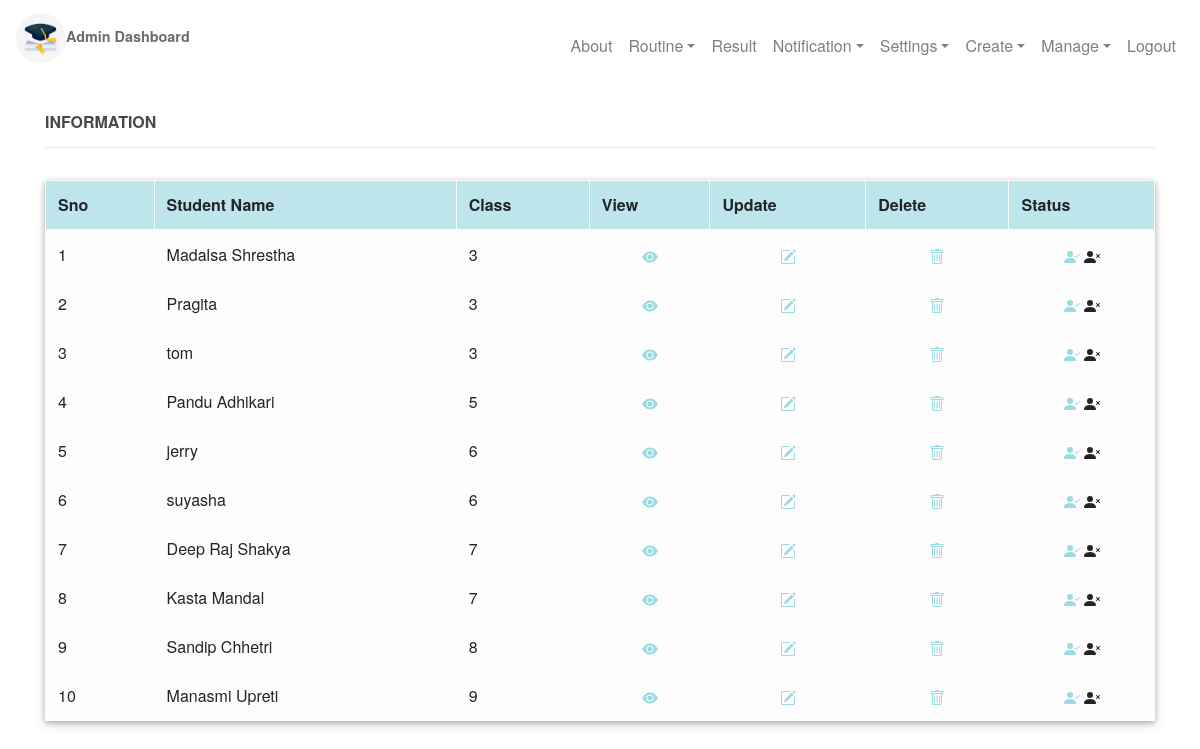
The page /Admin/ManageStudent.php (signed in) on the database its author committed.
### tables this page shows
CREATE TABLE `student` (
  `student_id` int(11) NOT NULL,
  `name` varchar(30) NOT NULL,
  `email` varchar(255) NOT NULL,
  `password` varchar(50) NOT NULL,
  `phone` bigint(10) NOT NULL,
  `photo` varchar(255) NOT NULL,
  `gender` varchar(6) NOT NULL,
  `class` varchar(10) NOT NULL,
  `roll_no` int(50) NOT NULL
);

### Admin/ManageStudent.php (the view, shortened to what this page needs)
<?php
include "header.php";
?>
<?php
require_once "../connection.php";
$sql = "select * from student order by class";
$result = $connect->query($sql);
$data = [];
while ($a = $result->fetch_assoc()) {
  array_push($data, $a);
}
  ?>
<div class="container" style="margin-top:7rem;">
		<h4>Information</h4>
		<hr>
        <table class="table table-light table-bordered table-hover inner" style="margin-top:2rem">
        <thead>
        <tr class="table-info">
          <th>Sno</th>
          <th>Student Name</th>
          <th>Class</th>
          <th>View</th>
          <th>Update</th>
          <th>Delete</th>
          <th>Status</th>
        </tr>
        </thead>
         <tbody>
          <?php foreach($data as $index => $d){ ?>
            <tr>
              <td><?php echo $index+1 ?></td>
              <td><?php echo $d['name'] ?></td>
              <td><?php echo $d['class'] ?></td>
              <td class='text-center' style="color:rgb(154, 218, 227);"><a  style="color:rgb(154, 218, 227);"href="http://localhost/exam/Admin/ViewStudent.php">
                <svg width="1em" height="1em" viewBox="0 0 16 16" class="bi bi-eye-fill" fill="currentColor" xmlns="http://www.w3.org/2000/svg">
                   <path d="M10.5 8a2.5 2.5 0 1 1-5 0 2.5 2.5 0 0 1 5 0z"/>
                   <path fill-rule="evenodd" d="M0 8s3-5.5 8-5.5S16 8 16 8s-3 5.5-8 5.5S0 8 0 8zm8 3.5a3.5 3.5 0 1 0 0-7 3.5 3.5 0 0 0 0 7z"/>
                </svg>
            	</a>
              </td>
              <td class='text-center' style="color:rgb(154, 218, 227);"><a  style="color:rgb(154, 218, 227);"href="http://localhost/exam/Admin/UpdateStudent.php?student_id=<?php echo $d['student_id'] ?>">
			</a>
			</td>
              <td class='text-center' style="color:rgb(154, 218, 227);"><a  style="color:rgb(154, 218, 227);"href="http://localhost/exam/Admin/DeleteStudent.php?student_id=<?php echo $d['student_id'] ?>" onclick="return confirm('Please click on OK to continue.');">
      </a>
			</td>
			<td class='text-center'>
			</td>
      </tr>
       <?php } ?>
     </tbody>
    </table>
    </div>
<?php require_once "footer.php"; ?>

### Admin/header.php (shortened to what this page needs)
<!DOCTYPE html>
<html lang="">
<head>
  <link rel="stylesheet" type="text/css" href="../css/color.css">
  <link rel="stylesheet" href="../css/fontawesome.min.css">
  <link href="../css/bootstrap.min.css" rel="stylesheet">
  <link rel="stylesheet" href="../css/index.css">
  <link rel="stylesheet" href="../css/Student.css">
  <link rel="stylesheet" href="https://cdnjs.cloudflare.com/ajax/libs/animate.css/3.7.2/animate.min.css">
</head>
<body>
  <?php
      require_once'../connection.php';
?>
<?php session_start();
if(!isset($_SESSION['admin'])) {
  header('location:http://localhost/exam/header.php?msg=1');
  exit();
}
else {
    $admin_id = $_SESSION['admin_id'];
  }?>
<?php
$sql = "select * from admin where admin_id=$admin_id";
$result = $connect->query($sql);
if ($result->num_rows == 0) {
  header('location:index.php');
} else {
  $admin = $result->fetch_assoc();
}
 ?>
  <nav class="navbar navbar-expand-lg navbar-trans navbar-light fixed-top">
	  <a class="navbar-brand"href="index.php">
	  	<p><img src="<?php echo $admin['photo'];?>" alt="Logo" class="rounded-circle mx-auto" style="max-height: 50px;width:auto;">Admin Dashboard</p>
	  </a>
   		<div class="collapse navbar-collapse" id="collapsibleNavId">
    		<ul class="navbar-nav ml-auto mt-2 mt-md-0 justify-content-end ">
          <li class="nav-item">
            <a class="nav-link " href="http://localhost/exam/Admin/index.php#about">About<span class="sr-only">(current)</span></a>
          </li>
          <li class="nav-item dropdown">
             <a class="nav-link dropdown-toggle" href="#" id="dropdownId" data-toggle="dropdown" aria-haspopup="true" aria-expanded="false">Routine</a>
          </li>
          <li class="nav-item">
            <a class="nav-link" href="http://localhost/exam/Admin/CheckResult.php">Result</a>
          </li>
		      <li class="nav-item dropdown">
		        <a class="nav-link dropdown-toggle" href="#" id="dropdownId" data-toggle="dropdown" aria-haspopup="true" aria-expanded="false">Notification</a>
		      </li>
		      <li class="nav-item dropdown">
		        <a class="nav-link dropdown-toggle" href="#" id="dropdownId" data-toggle="dropdown" aria-haspopup="true" aria-expanded="false">Settings</a>
		      </li>
          <div class="collapse navbar-collapse" id="collapsibleNavId">
        <ul class="navbar-nav ml-auto mt-2 mt-md-0 justify-content-end ">
          <li class="nav-item dropdown">
            <a class="nav-link dropdown-toggle" href="#" id="dropdownId" data-toggle="dropdown" aria-haspopup="true" aria-expanded="false">Create</a>
          </li>
          <li class="nav-item dropdown">
            <a class="nav-link dropdown-toggle" href="#" id="dropdownId" data-toggle="dropdown" aria-haspopup="true" aria-expanded="false">Manage</a>
          </li>
		       <li class="nav-item">
		        <a class="nav-link" href="http://localhost/exam/LogoutAdmin.php">Logout</a>
		      </li>
    		</ul>
  		</div>
	</nav>

### css/index.css (style rules this page uses)
body,html { height: inherit; }

### css/Student.css (style rules this page uses)
body { font-family: "Montserrat", "Helvetica Neue", Helvetica, Arial, sans-serif; font-size: 16px; color: #46484a; }
a { color: #59a0d7; }
h4 { font-family: "Montserrat", "Helvetica Neue", Helvetica, Arial, sans-serif; font-size: 1rem; font-weight: 700; text-transform: uppercase; }
p { color: #696b6e; font-size: .9rem; }
.navbar-trans { background-color: white; }
a.navbar-brand, a.logo { font-family: "Montserrat", "Helvetica Neue", Helvetica, Arial, sans-serif; color: #fff ; font-size: 2rem; font-weight: bold; margin-top: 0; }
.inner { box-shadow:0 2px 5px 0 rgba(0, 0, 0, 0.2), 0 3px 10px 0 rgba(0, 0, 0, 0.19); }

### rows shown on the page
student: name "Madalsa Shrestha", class "3"
student: name "Pragita", class "3"
student: name "tom", class "3"
student: name "Pandu Adhikari", class "5"
student: name "jerry", class "6"
student: name "suyasha", class "6"
student: name "Deep Raj Shakya", class "7"
student: name "Kasta Mandal", class "7"
student: name "Sandip Chhetri", class "8"
student: name "Manasmi Upreti", class "9"
